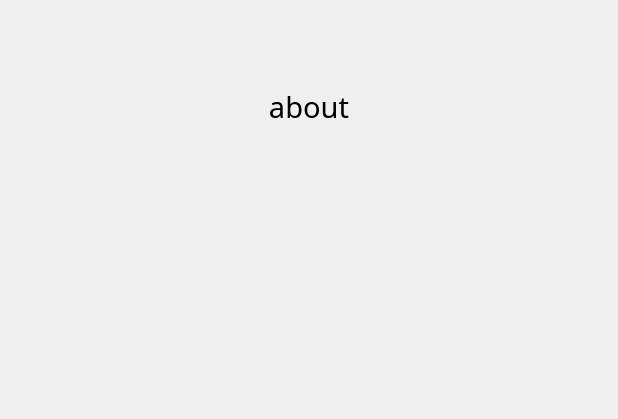
<?xml version="1.0" encoding="UTF-8"?>
<ui version="4.0">
 <class>Dialog</class>
 <widget class="QDialog" name="Dialog">
  <property name="geometry">
   <rect>
    <x>0</x>
    <y>0</y>
    <width>618</width>
    <height>419</height>
   </rect>
  </property>
  <property name="windowTitle">
   <string>Dialog</string>
  </property>
  <layout class="QVBoxLayout" name="verticalLayout" stretch="1,4">
   <item>
    <widget class="QLabel" name="label">
     <property name="font">
      <font>
       <family>Punishment</family>
       <pointsize>22</pointsize>
      </font>
     </property>
     <property name="text">
      <string>about</string>
     </property>
     <property name="alignment">
      <set>Qt::AlignCenter</set>
     </property>
    </widget>
   </item>
   <item>
    <layout class="QHBoxLayout" name="horizontalLayout">
     <item>
      <widget class="QLabel" name="backgroundLblSkull">
       <property name="enabled">
        <bool>true</bool>
       </property>
       <property name="sizePolicy">
        <sizepolicy hsizetype="Preferred" vsizetype="Maximum">
         <horstretch>0</horstretch>
         <verstretch>0</verstretch>
        </sizepolicy>
       </property>
       <property name="maximumSize">
        <size>
         <width>200</width>
         <height>200</height>
        </size>
       </property>
       <property name="autoFillBackground">
        <bool>false</bool>
       </property>
       <property name="styleSheet">
        <string notr="true"/>
       </property>
       <property name="text">
        <string/>
       </property>
       <property name="pixmap">
        <pixmap resource="../icons/resources.qrc">:/backgroundImages/skull01_white.png</pixmap>
       </property>
       <property name="scaledContents">
        <bool>true</bool>
       </property>
       <property name="alignment">
        <set>Qt::AlignCenter</set>
       </property>
      </widget>
     </item>
    </layout>
   </item>
  </layout>
 </widget>
 <resources>
  <include location="../icons/resources.qrc"/>
 </resources>
 <connections/>
</ui>
